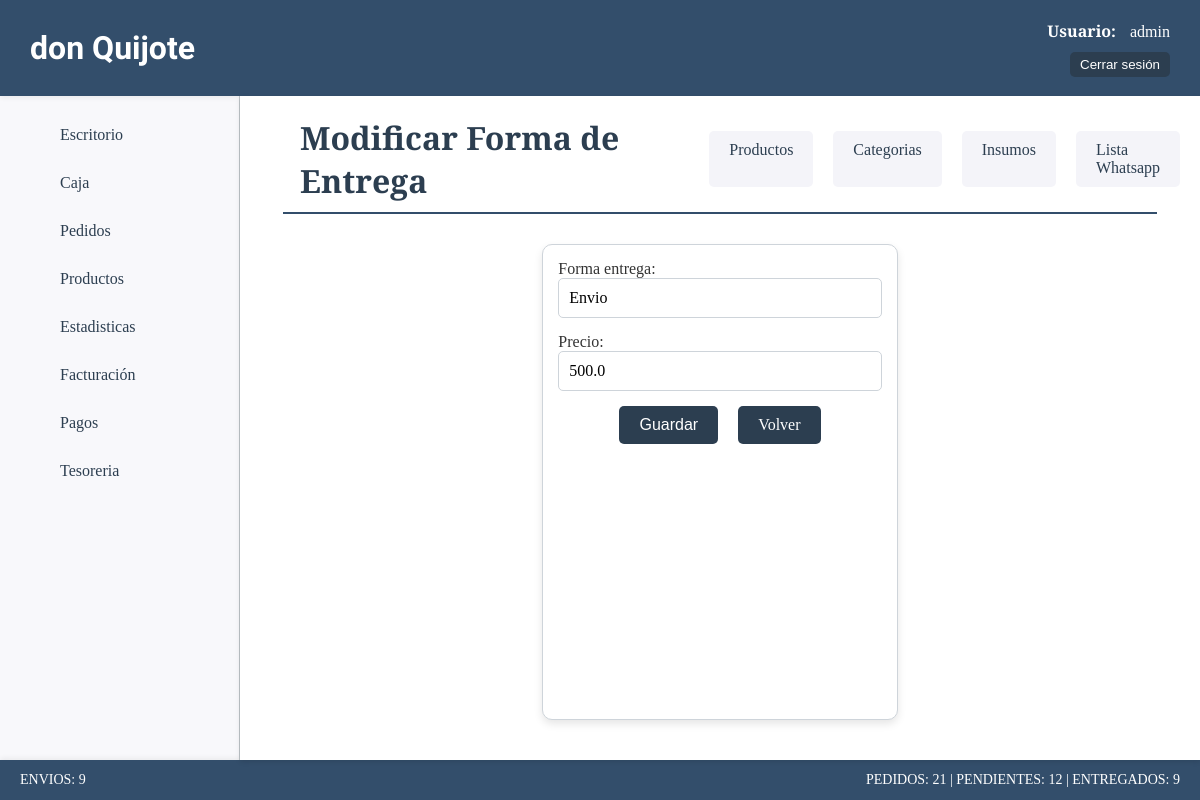
Page /pedido/formaentrega_update/1 (signed in) on the earlier database version.
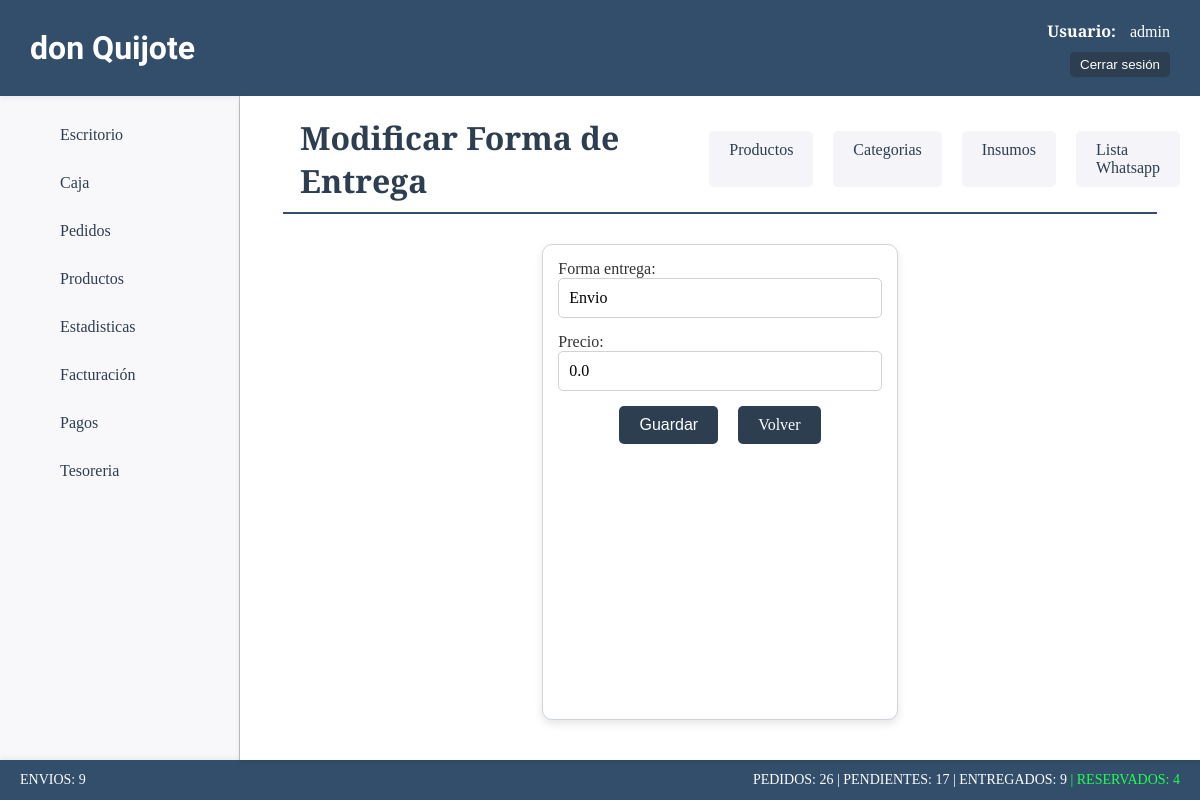
Same page on the later database version.
### pedido/models.py (models this page shows, shortened)
class FormaEntrega(models.Model):
    forma_entrega = models.CharField(max_length=50)
    precio = models.FloatField(null=True, blank=True)
    envio = models.BooleanField()
    class Meta:
        db_table = "formaentrega"
        verbose_name = "Forma de entrega"

### pedido/views.py (the view)
# urls.py: path("formaentrega_update/<int:pk>", views.FormaEntregaUpdate.as_view(), name="formaentrega_update"),
class FormaEntregaUpdate(LoginRequiredMixin, UpdateView):
    model = FormaEntrega
    form_class = FormaEntregaForm
    success_url = reverse_lazy("productos:home")

### pedido/forms.py
class FormaEntregaForm(forms.ModelForm):
    class Meta:
        model = models.FormaEntrega
        fields = ['forma_entrega', 'precio']
        widgets = {
            "forma_entrega": forms.TextInput(attrs={"class": "form-control"}),
            'precio': forms.NumberInput(attrs={'step': 'any', "class": "form-control"})
        }

### pedido/templates/pedido/formaentrega_form.html (shortened to what this page needs)
{% extends 'core/base.html' %}
{% load static %}
{% block css %}
    <link rel="stylesheet" href="{% static 'productos/css/styles.css' %}">
{% endblock css %}
{% block titulo %}
    {% include 'core/components/encabezado.html' with titulo_texto="Modificar Forma de Entrega" %}
{% endblock titulo %}
{% block main %}
    <section class="form-container">
        <form class="card" action="" method="post">
            {{ form }}
            <div class="btn-container">
                <button class="btn-success" type="submit">Guardar</button>
                <a class="btn-success" href="{% url 'productos:home' %}">Volver</a>
            </div>
        </form>
    </section>
{% endblock main %}

Differences in the rows shown:
changed FormaEntrega "Envio": precio "500.0" → "0.0"
Other differences:
{{ cant_pedidos }}: "21" → "26"
{{ cant_pendientes }}: "12" → "17"
{{ cant_reservados }}: (not shown) → "4"
text now shown: "| RESERVADOS:"
